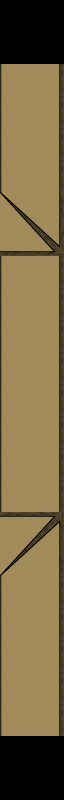

Below is a game level as drawn by its tile map, then a one-line description and the .tmx file that defines it, in full:
An orthogonal 2x25 tile map with 32x32 px tiles, 1 tile layer (Tile Layer 1).

<map version="1.0" tiledversion="1.1.5" orientation="orthogonal" renderorder="right-down" width="2" height="25" tilewidth="32" tileheight="32" infinite="0" nextobjectid="1">
 <tileset firstgid="1" source="TotalTileset.tsx" />
 <layer name="Tile Layer 1" width="2" height="25">
  <data encoding="csv">
0,0,
0,0,
3758096395,3758096387,
3758096395,3758096387,
3758096395,3758096387,
3758096395,3758096387,
3758096394,3758096386,
3758096393,3758096385,
3758096395,3758096387,
3758096395,3758096387,
3758096395,3758096387,
3758096395,3758096387,
3758096395,3758096387,
3758096395,3758096387,
3758096395,3758096387,
3758096395,3758096387,
2147483650,2147483649,
2147483658,2147483657,
3758096395,3758096387,
3758096395,3758096387,
3758096395,3758096387,
3758096395,3758096387,
3758096395,3758096387,
0,0,
0,0
</data>
 </layer>
</map>
